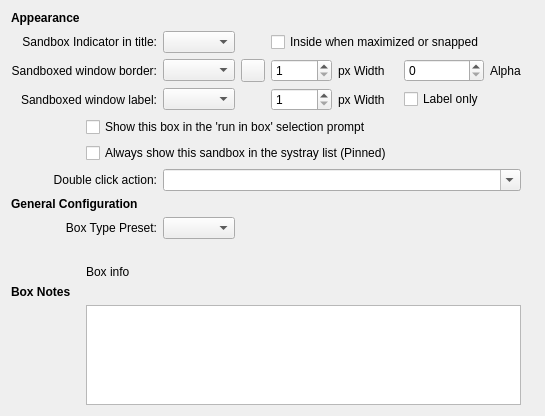
           <widget class="QWidget" name="tabOptions">
            <attribute name="title">
             <string>Box Options</string>
            </attribute>
            <layout class="QGridLayout" name="gridLayout_27">
             <item row="0" column="0">
              <layout class="QGridLayout" name="gridLayout_8">
               <item row="1" column="16">
                <widget class="QLabel" name="label_77">
                 <property name="text">
                  <string/>
                 </property>
                </widget>
               </item>
               <item row="8" column="0" colspan="3">
                <widget class="QLabel" name="label_57">
                 <property name="text">
                  <string>Box Type Preset:</string>
                 </property>
                 <property name="alignment">
                  <set>Qt::AlignmentFlag::AlignRight|Qt::AlignmentFlag::AlignTrailing|Qt::AlignmentFlag::AlignVCenter</set>
                 </property>
                 <property name="buddy">
                  <cstring>cmbBoxType</cstring>
                 </property>
                </widget>
               </item>
               <item row="0" column="1">
                <widget class="QLabel" name="label_30">
                 <property name="sizePolicy">
                  <sizepolicy hsizetype="Minimum" vsizetype="Minimum">
                   <horstretch>0</horstretch>
                   <verstretch>0</verstretch>
                  </sizepolicy>
                 </property>
                 <property name="maximumSize">
                  <size>
                   <width>16</width>
                   <height>16777215</height>
                  </size>
                 </property>
                 <property name="text">
                  <string/>
                 </property>
                </widget>
               </item>
               <item row="3" column="3" colspan="6">
                <widget class="QComboBox" name="cmbBoxBorderText"/>
               </item>
               <item row="14" column="2" colspan="5">
                <spacer name="horizontalSpacer_2">
                 <property name="orientation">
                  <enum>Qt::Orientation::Horizontal</enum>
                 </property>
                 <property name="sizeHint" stdset="0">
                  <size>
                   <width>40</width>
                   <height>0</height>
                  </size>
                 </property>
                </spacer>
               </item>
               <item row="13" column="1" colspan="13">
                <widget class="QPlainTextEdit" name="txtNotes">
                 <property name="maximumSize">
                  <size>
                   <width>16777215</width>
                   <height>100</height>
                  </size>
                 </property>
                </widget>
               </item>
               <item row="3" column="0" colspan="3">
                <widget class="QLabel" name="label_76">
                 <property name="text">
                  <string>Sandboxed window label:</string>
                 </property>
                 <property name="alignment">
                  <set>Qt::AlignmentFlag::AlignRight|Qt::AlignmentFlag::AlignTrailing|Qt::AlignmentFlag::AlignVCenter</set>
                 </property>
                </widget>
               </item>
               <item row="4" column="1" colspan="13">
                <widget class="QCheckBox" name="chkShowForRun">
                 <property name="text">
                  <string>Show this box in the 'run in box' selection prompt</string>
                 </property>
                </widget>
               </item>
               <item row="2" column="9">
                <widget class="QToolButton" name="btnBorderColor">
                 <property name="text">
                  <string/>
                 </property>
                </widget>
               </item>
               <item row="2" column="11">
                <widget class="QLabel" name="label_14">
                 <property name="text">
                  <string>px Width</string>
                 </property>
                 <property name="alignment">
                  <set>Qt::AlignmentFlag::AlignLeading|Qt::AlignmentFlag::AlignLeft|Qt::AlignmentFlag::AlignVCenter</set>
                 </property>
                 <property name="buddy">
                  <cstring>spinBorderWidth</cstring>
                 </property>
                </widget>
               </item>
               <item row="6" column="3" colspan="11">
                <widget class="QComboBox" name="cmbDblClick">
                 <property name="editable">
                  <bool>true</bool>
                 </property>
                </widget>
               </item>
               <item row="12" column="0">
                <widget class="QLabel" name="lblNotes">
                 <property name="font">
                  <font>
                   <bold>true</bold>
                   <kerning>true</kerning>
                  </font>
                 </property>
                 <property name="text">
                  <string>Box Notes</string>
                 </property>
                </widget>
               </item>
               <item row="5" column="1" colspan="13">
                <widget class="QCheckBox" name="chkPinToTray">
                 <property name="text">
                  <string>Always show this sandbox in the systray list (Pinned)</string>
                 </property>
                </widget>
               </item>
               <item row="3" column="11">
                <widget class="QLabel" name="label_78">
                 <property name="text">
                  <string>px Width</string>
                 </property>
                </widget>
               </item>
               <item row="2" column="0" colspan="3">
                <widget class="QLabel" name="label_21">
                 <property name="text">
                  <string>Sandboxed window border:</string>
                 </property>
                 <property name="alignment">
                  <set>Qt::AlignmentFlag::AlignRight|Qt::AlignmentFlag::AlignTrailing|Qt::AlignmentFlag::AlignVCenter</set>
                 </property>
                 <property name="buddy">
                  <cstring>cmbBoxBorder</cstring>
                 </property>
                </widget>
               </item>
               <item row="2" column="10">
                <widget class="QSpinBox" name="spinBorderWidth">
                 <property name="minimum">
                  <number>1</number>
                 </property>
                 <property name="maximum">
                  <number>10</number>
                 </property>
                </widget>
               </item>
               <item row="0" column="0">
                <widget class="QLabel" name="lblAppearance">
                 <property name="font">
                  <font>
                   <bold>true</bold>
                   <kerning>true</kerning>
                  </font>
                 </property>
                 <property name="text">
                  <string>Appearance</string>
                 </property>
                </widget>
               </item>
               <item row="1" column="0" colspan="3">
                <widget class="QLabel" name="label_20">
                 <property name="text">
                  <string>Sandbox Indicator in title:</string>
                 </property>
                 <property name="alignment">
                  <set>Qt::AlignmentFlag::AlignRight|Qt::AlignmentFlag::AlignTrailing|Qt::AlignmentFlag::AlignVCenter</set>
                 </property>
                 <property name="buddy">
                  <cstring>cmbBoxIndicator</cstring>
                 </property>
                </widget>
               </item>
               <item row="1" column="3" colspan="6">
                <widget class="QComboBox" name="cmbBoxIndicator"/>
               </item>
               <item row="6" column="0" colspan="3">
                <widget class="QLabel" name="label_70">
                 <property name="text">
                  <string>Double click action:</string>
                 </property>
                 <property name="alignment">
                  <set>Qt::AlignmentFlag::AlignRight|Qt::AlignmentFlag::AlignTrailing|Qt::AlignmentFlag::AlignVCenter</set>
                 </property>
                 <property name="buddy">
                  <cstring>cmbDblClick</cstring>
                 </property>
                </widget>
               </item>
               <item row="2" column="12">
                <widget class="QSpinBox" name="spinBorderAlpha">
                 <property name="maximum">
                  <number>255</number>
                 </property>
                </widget>
               </item>
               <item row="2" column="13">
                <widget class="QLabel" name="label_75">
                 <property name="text">
                  <string>Alpha</string>
                 </property>
                 <property name="buddy">
                  <cstring>spinBorderAlpha</cstring>
                 </property>
                </widget>
               </item>
               <item row="3" column="10">
                <widget class="QSpinBox" name="spinLabelWidth">
                 <property name="minimum">
                  <number>1</number>
                 </property>
                 <property name="maximum">
                  <number>20</number>
                 </property>
                </widget>
               </item>
               <item row="14" column="1">
                <spacer name="verticalSpacer_17">
                 <property name="orientation">
                  <enum>Qt::Orientation::Vertical</enum>
                 </property>
                 <property name="sizeHint" stdset="0">
                  <size>
                   <width>20</width>
                   <height>0</height>
                  </size>
                 </property>
                </spacer>
               </item>
               <item row="7" column="0" colspan="3">
                <widget class="QLabel" name="lblBoxType">
                 <property name="font">
                  <font>
                   <bold>true</bold>
                   <kerning>true</kerning>
                  </font>
                 </property>
                 <property name="text">
                  <string>General Configuration</string>
                 </property>
                </widget>
               </item>
               <item row="2" column="3" colspan="6">
                <widget class="QComboBox" name="cmbBoxBorder"/>
               </item>
               <item row="9" column="1" colspan="13">
                <widget class="QLabel" name="label_58">
                 <property name="text">
                  <string/>
                 </property>
                </widget>
               </item>
               <item row="10" column="1" colspan="13">
                <widget class="QLabel" name="lblBoxInfo">
                 <property name="text">
                  <string>Box info</string>
                 </property>
                 <property name="textFormat">
                  <enum>Qt::TextFormat::AutoText</enum>
                 </property>
                 <property name="wordWrap">
                  <bool>true</bool>
                 </property>
                 <property name="openExternalLinks">
                  <bool>true</bool>
                 </property>
                </widget>
               </item>
               <item row="3" column="12">
                <widget class="QCheckBox" name="chkBorderLabelOnly">
                 <property name="toolTip">
                  <string>When checked, hides the colored border frame and shows only the sandbox name or alias as a label. Requires the label option to be enabled.</string>
                 </property>
                 <property name="text">
                  <string>Label only</string>
                 </property>
                </widget>
               </item>
               <item row="1" column="10" colspan="3">
                <widget class="QCheckBox" name="chkBorderInsideMaximized">
                 <property name="toolTip">
                  <string>When an outside border would be clipped by the monitor edge, draw it inside maximized or snapped windows instead.</string>
                 </property>
                 <property name="text">
                  <string>Inside when maximized or snapped</string>
                 </property>
                </widget>
               </item>
               <item row="8" column="3" colspan="6">
                <widget class="QComboBox" name="cmbBoxType"/>
               </item>
              </layout>
             </item>
            </layout>
           </widget>
